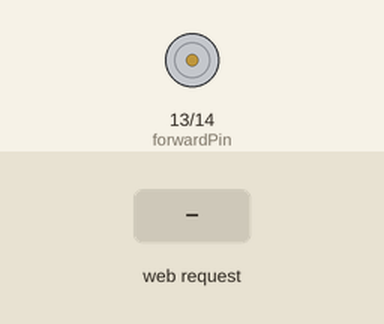
This sketch was run on a simulated ESP8266 (NodeMCU). On the bench: motor-driver pin pairs drawn as motors (green arrow = first pin HIGH = forward, orange = second pin HIGH = backward, longer = more drive). Inputs (shaded band) come from the test bench. WiFi joins after 1.5 s; servers stay silent unless stated; what the sketch prints to the serial monitor is not drawn.

Above: at 2.7 s.
2.8 s: HTTP request GET /FORWARD=ON received
At 3.5 s:
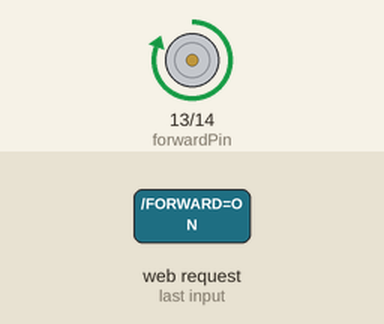
4.3 s: HTTP request GET /REVERSE=ON received
At 4.6 s:
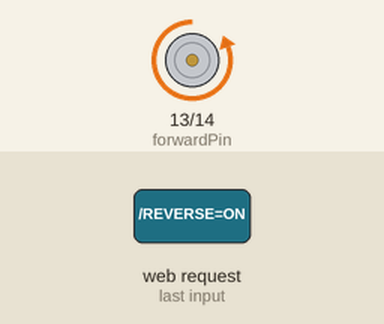
5.8 s: HTTP request GET /STOP=ON received
At 7.0 s:
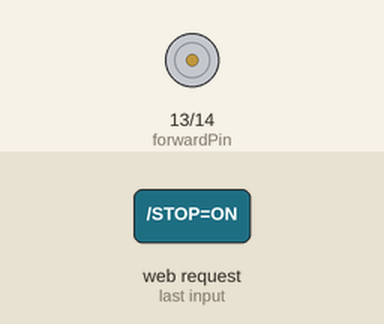
Timing chart, 0 to 8.8 s (numbered marks = the images above; inputs shaded):
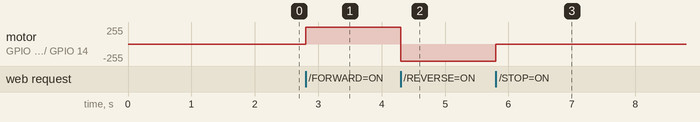

Measured:
- after the input at 2.8 s, motor on GPIO 13 (forwardPin) / GPIO 14 (reversePin): stopped → forward 255/255 at once
- after the input at 4.3 s, motor on GPIO 13 (forwardPin) / GPIO 14 (reversePin): forward 255/255 → backward 255/255 at once
- after the input at 5.8 s, motor on GPIO 13 (forwardPin) / GPIO 14 (reversePin): backward 255/255 → stopped at once

The sketch:

NodeMCU_GUI_Motor_test.ino
```cpp
#include <ESP8266WiFi.h>

const char* ssid = "Router_name";       //Enter the name of the router you wish to connect with
const char* password = "Password";      //Enter the password of the router

int forwardPin = 13;                    //GPIO 13 is now "forwardPin"
int reversePin = 14;                    //GPIO 14 is now "reversePin"
WiFiServer server(80);                  //Opens up web server connection

int forward = LOW;                      //Initialize pins Low.
int backwards = LOW;

void setup() {
  Serial.begin(115200);                 //Open Serial connection
  delay(10);

  pinMode(forwardPin, OUTPUT);          //Set pins to output and keep them low
  digitalWrite(forwardPin, LOW);
  pinMode(reversePin, OUTPUT);
  digitalWrite(reversePin, LOW);

  // Connect to WiFi network
  Serial.println();
  Serial.println();
  Serial.print("Connecting to ");
  Serial.println(ssid);

  WiFi.begin(ssid, password);                   //Connect to the WiFi via the router provided earlier

  while (WiFi.status() != WL_CONNECTED) {       //While WiFi is not connected
    delay(500);
    Serial.print(".");                          //Print a period to let the user know the ESP8266 is trying to connect to WiFi
  }
  Serial.println("");
  Serial.println("WiFi connected");             //When WiFi is onnected, print "WiFi connected"


  server.begin();                               //Start the server
  Serial.println("Server started");


  Serial.print("Use this URL to connect: ");    //Print the IP address. The user opens the link in their browser to reach the GUI
  Serial.print("http://");
  Serial.print(WiFi.localIP());
  Serial.println("/");

}

void loop() {
  WiFiClient client = server.available();              //Check if a client has connected to the web server
  if (!client) {                                       //If not, return and run the loop again
    return;
  }

  Serial.println("new client");                       //Wait until the client sends data
  while(!client.available()){
    delay(1);
  }


  String request = client.readStringUntil('\r');      //Read the first line of the request from the server
  Serial.println(request);
  client.flush();

//The following are actions brought on by the request


  if (request.indexOf("/FORWARD=ON") != -1)  {        //This will spin the motor forward
    digitalWrite(forwardPin, HIGH);
    digitalWrite(reversePin, LOW);
    forward = HIGH;                                   //This is an extra set of values that will let the GUI display what state the motor is in
    backwards = LOW;
  }
  if (request.indexOf("/REVERSE=ON") != -1)  {        //This will spin the motor in reverse
    digitalWrite(forwardPin, LOW);
    digitalWrite(reversePin, HIGH);
    forward = LOW;
    backwards = HIGH;
  }
  if (request.indexOf("/STOP=ON") != -1) {            //This will stop the motor.
    digitalWrite(forwardPin, LOW);
    digitalWrite(reversePin, LOW);
    forward = LOW;
    backwards = LOW;
  }


  client.println("HTTP/1.1 200 OK");                  //Server uses HTTP version 1.1 200
  client.println("Content-Type: text/html");          //GUI will be HTML text based
  client.println(""); //  do not forget this one
  client.println("<!DOCTYPE HTML>");                  //Beginning of HTML Document
  client.println("<html>");

  client.print("Motor Direction: ");                  //Displays on the GUI the current motor direction

  if(forward == HIGH) {
    client.print("Forward");
  }
  else if (backwards == HIGH) {
    client.print("Reverse");
  }
  else {
    client.print("Stopped");
  }


  client.println("<br><br>");                                                         //Line break
  client.println("<a href=\"/FORWARD=ON\"\"><button>Forward </button></a>");          //Button in GUI that says "Forward". Its output is received in line 68.
  client.println("<a href=\"/STOP=ON\"\"><button>Stop </button></a>");                //Button in GUI that says "Stop". Its output is received in line 80.
  client.println("<a href=\"/REVERSE=ON\"\"><button>Reverse </button></a><br />");    //Button in GUI that says "Reverse". Its output is received in line 74.
  client.println("</html>");

  delay(1);
  Serial.println("Client disonnected");
  Serial.println("");

}
```
